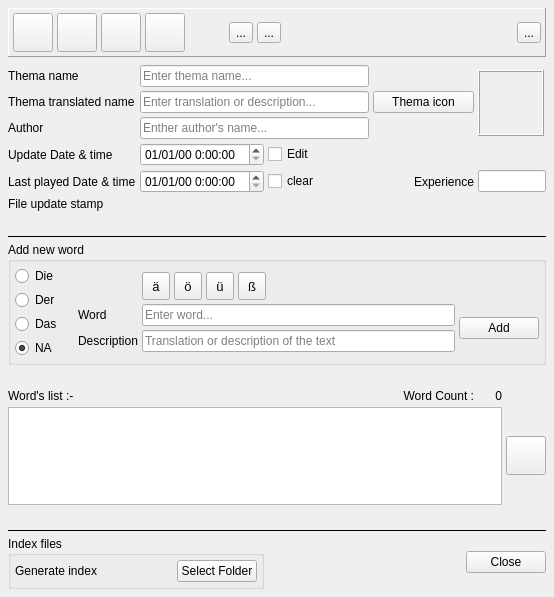
<?xml version="1.0" encoding="UTF-8"?>
<ui version="4.0">
 <class>ThemaBuilder_UIC</class>
 <widget class="QWidget" name="ThemaBuilder_UIC">
  <property name="geometry">
   <rect>
    <x>0</x>
    <y>0</y>
    <width>554</width>
    <height>597</height>
   </rect>
  </property>
  <property name="minimumSize">
   <size>
    <width>0</width>
    <height>0</height>
   </size>
  </property>
  <property name="windowTitle">
   <string>Thema builder</string>
  </property>
  <layout class="QGridLayout" name="gridLayout">
   <property name="leftMargin">
    <number>8</number>
   </property>
   <property name="topMargin">
    <number>8</number>
   </property>
   <property name="rightMargin">
    <number>8</number>
   </property>
   <property name="bottomMargin">
    <number>8</number>
   </property>
   <property name="spacing">
    <number>4</number>
   </property>
   <item row="14" column="0" colspan="6">
    <spacer name="verticalSpacer_4">
     <property name="orientation">
      <enum>Qt::Vertical</enum>
     </property>
     <property name="sizeType">
      <enum>QSizePolicy::Fixed</enum>
     </property>
     <property name="sizeHint" stdset="0">
      <size>
       <width>20</width>
       <height>20</height>
      </size>
     </property>
    </spacer>
   </item>
   <item row="7" column="0">
    <widget class="QLabel" name="label_9">
     <property name="text">
      <string>File update stamp</string>
     </property>
    </widget>
   </item>
   <item row="16" column="3" colspan="3">
    <widget class="QDialogButtonBox" name="_btn_box">
     <property name="standardButtons">
      <set>QDialogButtonBox::Close</set>
     </property>
    </widget>
   </item>
   <item row="3" column="3">
    <widget class="QPushButton" name="_icon_btn">
     <property name="text">
      <string>Thema icon</string>
     </property>
    </widget>
   </item>
   <item row="2" column="1" colspan="2">
    <widget class="QLineEdit" name="_thema_name_edit">
     <property name="placeholderText">
      <string>Enter thema name...</string>
     </property>
    </widget>
   </item>
   <item row="4" column="1" colspan="2">
    <widget class="QLineEdit" name="_author_name_edit">
     <property name="placeholderText">
      <string>Enther author's name...</string>
     </property>
    </widget>
   </item>
   <item row="3" column="1" colspan="2">
    <widget class="QLineEdit" name="_thema_tr_name_edit">
     <property name="placeholderText">
      <string>Enter translation or description...</string>
     </property>
    </widget>
   </item>
   <item row="7" column="1">
    <widget class="QLabel" name="_update_time_stamp_lbl">
     <property name="text">
      <string/>
     </property>
    </widget>
   </item>
   <item row="10" column="0" colspan="6">
    <widget class="QGroupBox" name="groupBox">
     <property name="minimumSize">
      <size>
       <width>0</width>
       <height>0</height>
      </size>
     </property>
     <property name="title">
      <string>Add new word</string>
     </property>
     <layout class="QGridLayout" name="gridLayout_2">
      <property name="leftMargin">
       <number>4</number>
      </property>
      <property name="topMargin">
       <number>4</number>
      </property>
      <property name="rightMargin">
       <number>4</number>
      </property>
      <property name="bottomMargin">
       <number>4</number>
      </property>
      <property name="spacing">
       <number>4</number>
      </property>
      <item row="0" column="0" rowspan="5">
       <layout class="QVBoxLayout" name="verticalLayout">
        <property name="spacing">
         <number>4</number>
        </property>
        <property name="rightMargin">
         <number>12</number>
        </property>
        <item>
         <widget class="QRadioButton" name="_die_radio">
          <property name="text">
           <string>Die</string>
          </property>
         </widget>
        </item>
        <item>
         <widget class="QRadioButton" name="_der_radio">
          <property name="text">
           <string>Der</string>
          </property>
         </widget>
        </item>
        <item>
         <widget class="QRadioButton" name="_das_radio">
          <property name="text">
           <string>Das</string>
          </property>
         </widget>
        </item>
        <item>
         <widget class="QRadioButton" name="_na_radio">
          <property name="text">
           <string>NA</string>
          </property>
          <property name="checked">
           <bool>true</bool>
          </property>
         </widget>
        </item>
       </layout>
      </item>
      <item row="1" column="2">
       <widget class="QToolButton" name="_a_umlaut_btn">
        <property name="minimumSize">
         <size>
          <width>28</width>
          <height>28</height>
         </size>
        </property>
        <property name="font">
         <font>
          <pointsize>10</pointsize>
         </font>
        </property>
        <property name="toolTip">
         <string>Insert ä - shortcut is &lt;b&gt;Alt + a&lt;/b&gt; or &lt;b&gt;Alt + Shift + a&lt;/b&gt; </string>
        </property>
        <property name="text">
         <string>ä</string>
        </property>
        <property name="iconSize">
         <size>
          <width>16</width>
          <height>16</height>
         </size>
        </property>
       </widget>
      </item>
      <item row="1" column="5">
       <widget class="QToolButton" name="_eszett_btn">
        <property name="minimumSize">
         <size>
          <width>28</width>
          <height>28</height>
         </size>
        </property>
        <property name="font">
         <font>
          <pointsize>10</pointsize>
         </font>
        </property>
        <property name="toolTip">
         <string>Insert ß</string>
        </property>
        <property name="text">
         <string>ß</string>
        </property>
       </widget>
      </item>
      <item row="2" column="1">
       <widget class="QLabel" name="label_5">
        <property name="text">
         <string>Word</string>
        </property>
       </widget>
      </item>
      <item row="1" column="3">
       <widget class="QToolButton" name="_o_umlaut_btn">
        <property name="minimumSize">
         <size>
          <width>28</width>
          <height>28</height>
         </size>
        </property>
        <property name="font">
         <font>
          <pointsize>10</pointsize>
         </font>
        </property>
        <property name="toolTip">
         <string>Insert ö - shortcut is &lt;b&gt;Alt + o&lt;/b&gt; or &lt;b&gt;Alt + Shift + o&lt;/b&gt; </string>
        </property>
        <property name="text">
         <string>ö</string>
        </property>
       </widget>
      </item>
      <item row="1" column="4">
       <widget class="QToolButton" name="_u_umlaut_btn">
        <property name="minimumSize">
         <size>
          <width>28</width>
          <height>28</height>
         </size>
        </property>
        <property name="font">
         <font>
          <pointsize>10</pointsize>
         </font>
        </property>
        <property name="toolTip">
         <string>Insert ü - shortcut is &lt;b&gt;Alt + o&lt;/b&gt; or &lt;b&gt;Alt + Shift + o&lt;/b&gt; </string>
        </property>
        <property name="text">
         <string>ü</string>
        </property>
       </widget>
      </item>
      <item row="2" column="2" colspan="5">
       <widget class="QLineEdit" name="_word_edit">
        <property name="placeholderText">
         <string>Enter word...</string>
        </property>
       </widget>
      </item>
      <item row="1" column="6">
       <spacer name="horizontalSpacer_2">
        <property name="orientation">
         <enum>Qt::Horizontal</enum>
        </property>
        <property name="sizeHint" stdset="0">
         <size>
          <width>40</width>
          <height>20</height>
         </size>
        </property>
       </spacer>
      </item>
      <item row="3" column="1">
       <widget class="QLabel" name="label_6">
        <property name="text">
         <string>Description</string>
        </property>
       </widget>
      </item>
      <item row="3" column="2" colspan="5">
       <widget class="QLineEdit" name="_desc_edit">
        <property name="placeholderText">
         <string>Translation or description of the text</string>
        </property>
       </widget>
      </item>
      <item row="2" column="7" rowspan="2">
       <widget class="QPushButton" name="_add_btn">
        <property name="toolTip">
         <string>Add word to thema.</string>
        </property>
        <property name="text">
         <string>Add</string>
        </property>
       </widget>
      </item>
     </layout>
    </widget>
   </item>
   <item row="0" column="0" colspan="6">
    <widget class="QFrame" name="frame">
     <property name="minimumSize">
      <size>
       <width>0</width>
       <height>0</height>
      </size>
     </property>
     <property name="frameShape">
      <enum>QFrame::Panel</enum>
     </property>
     <property name="frameShadow">
      <enum>QFrame::Raised</enum>
     </property>
     <layout class="QHBoxLayout" name="horizontalLayout_2">
      <property name="spacing">
       <number>4</number>
      </property>
      <property name="leftMargin">
       <number>4</number>
      </property>
      <property name="topMargin">
       <number>4</number>
      </property>
      <property name="rightMargin">
       <number>4</number>
      </property>
      <property name="bottomMargin">
       <number>4</number>
      </property>
      <item>
       <widget class="QToolButton" name="_new_btn">
        <property name="minimumSize">
         <size>
          <width>0</width>
          <height>0</height>
         </size>
        </property>
        <property name="toolTip">
         <string>New thema file.</string>
        </property>
        <property name="text">
         <string/>
        </property>
        <property name="icon">
         <iconset resource="../der_artikel/resources.qrc">
          <normaloff>:/res/resources/new_file.png</normaloff>:/res/resources/new_file.png</iconset>
        </property>
        <property name="iconSize">
         <size>
          <width>32</width>
          <height>32</height>
         </size>
        </property>
       </widget>
      </item>
      <item>
       <widget class="QToolButton" name="_open_btn">
        <property name="minimumSize">
         <size>
          <width>0</width>
          <height>0</height>
         </size>
        </property>
        <property name="toolTip">
         <string>Open thema file.</string>
        </property>
        <property name="text">
         <string/>
        </property>
        <property name="icon">
         <iconset resource="../der_artikel/resources.qrc">
          <normaloff>:/res/resources/open.png</normaloff>:/res/resources/open.png</iconset>
        </property>
        <property name="iconSize">
         <size>
          <width>32</width>
          <height>32</height>
         </size>
        </property>
       </widget>
      </item>
      <item>
       <widget class="QToolButton" name="_save_btn">
        <property name="minimumSize">
         <size>
          <width>0</width>
          <height>0</height>
         </size>
        </property>
        <property name="toolTip">
         <string>Save thema.</string>
        </property>
        <property name="text">
         <string/>
        </property>
        <property name="icon">
         <iconset resource="../der_artikel/resources.qrc">
          <normaloff>:/res/resources/save.png</normaloff>:/res/resources/save.png</iconset>
        </property>
        <property name="iconSize">
         <size>
          <width>32</width>
          <height>32</height>
         </size>
        </property>
       </widget>
      </item>
      <item>
       <widget class="QToolButton" name="_save_as_btn">
        <property name="minimumSize">
         <size>
          <width>0</width>
          <height>0</height>
         </size>
        </property>
        <property name="toolTip">
         <string>Save thema as.</string>
        </property>
        <property name="text">
         <string/>
        </property>
        <property name="icon">
         <iconset resource="../der_artikel/resources.qrc">
          <normaloff>:/res/resources/save_as.png</normaloff>:/res/resources/save_as.png</iconset>
        </property>
        <property name="iconSize">
         <size>
          <width>32</width>
          <height>32</height>
         </size>
        </property>
       </widget>
      </item>
      <item>
       <spacer name="horizontalSpacer_3">
        <property name="orientation">
         <enum>Qt::Horizontal</enum>
        </property>
        <property name="sizeType">
         <enum>QSizePolicy::Fixed</enum>
        </property>
        <property name="sizeHint" stdset="0">
         <size>
          <width>40</width>
          <height>20</height>
         </size>
        </property>
       </spacer>
      </item>
      <item>
       <widget class="QToolButton" name="_import_data_btn">
        <property name="toolTip">
         <string>Import csv</string>
        </property>
        <property name="text">
         <string>...</string>
        </property>
        <property name="icon">
         <iconset resource="../der_artikel/resources.qrc">
          <normaloff>:/res/resources/import.png</normaloff>:/res/resources/import.png</iconset>
        </property>
        <property name="iconSize">
         <size>
          <width>32</width>
          <height>32</height>
         </size>
        </property>
       </widget>
      </item>
      <item>
       <widget class="QToolButton" name="_export_data_btn">
        <property name="toolTip">
         <string>Export csv</string>
        </property>
        <property name="text">
         <string>...</string>
        </property>
        <property name="icon">
         <iconset resource="../der_artikel/resources.qrc">
          <normaloff>:/res/resources/export.png</normaloff>:/res/resources/export.png</iconset>
        </property>
        <property name="iconSize">
         <size>
          <width>32</width>
          <height>32</height>
         </size>
        </property>
       </widget>
      </item>
      <item>
       <spacer name="horizontalSpacer">
        <property name="orientation">
         <enum>Qt::Horizontal</enum>
        </property>
        <property name="sizeHint" stdset="0">
         <size>
          <width>40</width>
          <height>20</height>
         </size>
        </property>
       </spacer>
      </item>
      <item>
       <widget class="QToolButton" name="_private_data_btn">
        <property name="toolTip">
         <string>Export csv</string>
        </property>
        <property name="text">
         <string>...</string>
        </property>
        <property name="icon">
         <iconset resource="resources.qrc">
          <normaloff>:/res/resources/robber.png</normaloff>:/res/resources/robber.png</iconset>
        </property>
        <property name="iconSize">
         <size>
          <width>32</width>
          <height>32</height>
         </size>
        </property>
        <property name="checkable">
         <bool>true</bool>
        </property>
       </widget>
      </item>
     </layout>
    </widget>
   </item>
   <item row="16" column="0" colspan="2">
    <widget class="QGroupBox" name="groupBox_2">
     <property name="title">
      <string>Index files</string>
     </property>
     <layout class="QHBoxLayout" name="horizontalLayout">
      <property name="spacing">
       <number>4</number>
      </property>
      <property name="leftMargin">
       <number>4</number>
      </property>
      <property name="topMargin">
       <number>4</number>
      </property>
      <property name="rightMargin">
       <number>4</number>
      </property>
      <property name="bottomMargin">
       <number>4</number>
      </property>
      <item>
       <widget class="QLabel" name="label_10">
        <property name="sizePolicy">
         <sizepolicy hsizetype="Expanding" vsizetype="Preferred">
          <horstretch>0</horstretch>
          <verstretch>0</verstretch>
         </sizepolicy>
        </property>
        <property name="text">
         <string>Generate index</string>
        </property>
       </widget>
      </item>
      <item>
       <widget class="QPushButton" name="_index_btn">
        <property name="text">
         <string>Select Folder</string>
        </property>
       </widget>
      </item>
     </layout>
    </widget>
   </item>
   <item row="11" column="0" colspan="6">
    <spacer name="verticalSpacer">
     <property name="orientation">
      <enum>Qt::Vertical</enum>
     </property>
     <property name="sizeType">
      <enum>QSizePolicy::Fixed</enum>
     </property>
     <property name="sizeHint" stdset="0">
      <size>
       <width>20</width>
       <height>20</height>
      </size>
     </property>
    </spacer>
   </item>
   <item row="9" column="0" colspan="6">
    <widget class="Line" name="line_2">
     <property name="frameShadow">
      <enum>QFrame::Plain</enum>
     </property>
     <property name="orientation">
      <enum>Qt::Horizontal</enum>
     </property>
    </widget>
   </item>
   <item row="2" column="4" rowspan="3" colspan="2">
    <widget class="QLabel" name="_icon_lbl">
     <property name="minimumSize">
      <size>
       <width>66</width>
       <height>66</height>
      </size>
     </property>
     <property name="maximumSize">
      <size>
       <width>64</width>
       <height>64</height>
      </size>
     </property>
     <property name="frameShape">
      <enum>QFrame::Box</enum>
     </property>
     <property name="frameShadow">
      <enum>QFrame::Raised</enum>
     </property>
     <property name="lineWidth">
      <number>1</number>
     </property>
     <property name="text">
      <string/>
     </property>
     <property name="pixmap">
      <pixmap resource="../der_artikel/resources.qrc">:/res/resources/thema_generic.png</pixmap>
     </property>
    </widget>
   </item>
   <item row="12" column="4">
    <widget class="QLabel" name="_word_count_lbl">
     <property name="maximumSize">
      <size>
       <width>24</width>
       <height>16777215</height>
      </size>
     </property>
     <property name="text">
      <string>0</string>
     </property>
     <property name="alignment">
      <set>Qt::AlignRight|Qt::AlignTrailing|Qt::AlignVCenter</set>
     </property>
    </widget>
   </item>
   <item row="12" column="0" colspan="3">
    <widget class="QLabel" name="label_4">
     <property name="text">
      <string>Word's list :-</string>
     </property>
    </widget>
   </item>
   <item row="12" column="3">
    <widget class="QLabel" name="label_8">
     <property name="text">
      <string>Word Count :</string>
     </property>
     <property name="alignment">
      <set>Qt::AlignRight|Qt::AlignTrailing|Qt::AlignVCenter</set>
     </property>
    </widget>
   </item>
   <item row="4" column="0">
    <widget class="QLabel" name="label_3">
     <property name="sizePolicy">
      <sizepolicy hsizetype="Maximum" vsizetype="Preferred">
       <horstretch>0</horstretch>
       <verstretch>0</verstretch>
      </sizepolicy>
     </property>
     <property name="text">
      <string>Author</string>
     </property>
    </widget>
   </item>
   <item row="5" column="2">
    <widget class="QCheckBox" name="_enable_update_date_chk">
     <property name="text">
      <string>Edit</string>
     </property>
    </widget>
   </item>
   <item row="5" column="1">
    <widget class="QDateTimeEdit" name="_update_date_time_edit">
     <property name="displayFormat">
      <string>dd/MM/yy H:mm:ss</string>
     </property>
    </widget>
   </item>
   <item row="15" column="0" colspan="6">
    <widget class="Line" name="line">
     <property name="frameShadow">
      <enum>QFrame::Plain</enum>
     </property>
     <property name="orientation">
      <enum>Qt::Horizontal</enum>
     </property>
    </widget>
   </item>
   <item row="13" column="0" colspan="5">
    <widget class="QListWidget" name="_word_list">
     <property name="alternatingRowColors">
      <bool>true</bool>
     </property>
     <property name="selectionMode">
      <enum>QAbstractItemView::ExtendedSelection</enum>
     </property>
     <property name="uniformItemSizes">
      <bool>true</bool>
     </property>
    </widget>
   </item>
   <item row="13" column="5">
    <widget class="QToolButton" name="_delete_btn">
     <property name="toolTip">
      <string>Delete selected words.</string>
     </property>
     <property name="icon">
      <iconset resource="../der_artikel/resources.qrc">
       <normaloff>:/res/resources/delete.png</normaloff>:/res/resources/delete.png</iconset>
     </property>
     <property name="iconSize">
      <size>
       <width>32</width>
       <height>32</height>
      </size>
     </property>
    </widget>
   </item>
   <item row="8" column="0" colspan="3">
    <spacer name="verticalSpacer_2">
     <property name="orientation">
      <enum>Qt::Vertical</enum>
     </property>
     <property name="sizeType">
      <enum>QSizePolicy::Fixed</enum>
     </property>
     <property name="sizeHint" stdset="0">
      <size>
       <width>20</width>
       <height>20</height>
      </size>
     </property>
    </spacer>
   </item>
   <item row="3" column="0">
    <widget class="QLabel" name="label_2">
     <property name="sizePolicy">
      <sizepolicy hsizetype="Maximum" vsizetype="Preferred">
       <horstretch>0</horstretch>
       <verstretch>0</verstretch>
      </sizepolicy>
     </property>
     <property name="text">
      <string>Thema translated name</string>
     </property>
    </widget>
   </item>
   <item row="5" column="0">
    <widget class="QLabel" name="label_7">
     <property name="text">
      <string>Update Date &amp; time</string>
     </property>
    </widget>
   </item>
   <item row="2" column="0">
    <widget class="QLabel" name="label">
     <property name="sizePolicy">
      <sizepolicy hsizetype="Maximum" vsizetype="Preferred">
       <horstretch>0</horstretch>
       <verstretch>0</verstretch>
      </sizepolicy>
     </property>
     <property name="text">
      <string>Thema name</string>
     </property>
    </widget>
   </item>
   <item row="1" column="0" colspan="6">
    <spacer name="verticalSpacer_3">
     <property name="orientation">
      <enum>Qt::Vertical</enum>
     </property>
     <property name="sizeType">
      <enum>QSizePolicy::Fixed</enum>
     </property>
     <property name="sizeHint" stdset="0">
      <size>
       <width>0</width>
       <height>4</height>
      </size>
     </property>
    </spacer>
   </item>
   <item row="6" column="0">
    <widget class="QLabel" name="_last_played_lbl">
     <property name="text">
      <string>Last played Date &amp; time</string>
     </property>
    </widget>
   </item>
   <item row="6" column="1">
    <widget class="QDateTimeEdit" name="_last_played_date_time_edit">
     <property name="displayFormat">
      <string>dd/MM/yy H:mm:ss</string>
     </property>
    </widget>
   </item>
   <item row="6" column="3">
    <widget class="QLabel" name="_points_lbl">
     <property name="text">
      <string>Experience</string>
     </property>
     <property name="alignment">
      <set>Qt::AlignRight|Qt::AlignTrailing|Qt::AlignVCenter</set>
     </property>
    </widget>
   </item>
   <item row="6" column="2">
    <widget class="QCheckBox" name="_last_played_clear_chk">
     <property name="text">
      <string>clear</string>
     </property>
    </widget>
   </item>
   <item row="6" column="4" colspan="2">
    <widget class="QLineEdit" name="_points_edit"/>
   </item>
  </layout>
 </widget>
 <tabstops>
  <tabstop>_open_btn</tabstop>
  <tabstop>_save_btn</tabstop>
  <tabstop>_thema_name_edit</tabstop>
  <tabstop>_thema_tr_name_edit</tabstop>
  <tabstop>_die_radio</tabstop>
  <tabstop>_der_radio</tabstop>
  <tabstop>_das_radio</tabstop>
  <tabstop>_na_radio</tabstop>
  <tabstop>_a_umlaut_btn</tabstop>
  <tabstop>_o_umlaut_btn</tabstop>
  <tabstop>_u_umlaut_btn</tabstop>
  <tabstop>_eszett_btn</tabstop>
  <tabstop>_word_edit</tabstop>
  <tabstop>_add_btn</tabstop>
  <tabstop>_word_list</tabstop>
  <tabstop>_delete_btn</tabstop>
  <tabstop>_btn_box</tabstop>
 </tabstops>
 <resources>
  <include location="../der_artikel/resources.qrc"/>
  <include location="resources.qrc"/>
 </resources>
 <connections/>
</ui>
